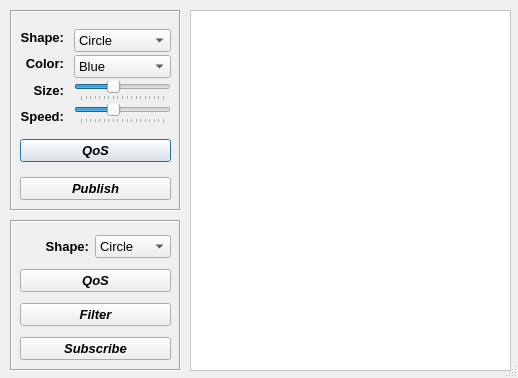
<?xml version="1.0" encoding="UTF-8"?>
<ui version="4.0">
 <class>ShapesDialog</class>
 <widget class="QDialog" name="ShapesDialog">
  <property name="windowModality">
   <enum>Qt::NonModal</enum>
  </property>
  <property name="enabled">
   <bool>true</bool>
  </property>
  <property name="geometry">
   <rect>
    <x>0</x>
    <y>0</y>
    <width>518</width>
    <height>378</height>
   </rect>
  </property>
  <property name="sizePolicy">
   <sizepolicy hsizetype="Fixed" vsizetype="Fixed">
    <horstretch>0</horstretch>
    <verstretch>0</verstretch>
   </sizepolicy>
  </property>
  <property name="minimumSize">
   <size>
    <width>518</width>
    <height>378</height>
   </size>
  </property>
  <property name="maximumSize">
   <size>
    <width>518</width>
    <height>378</height>
   </size>
  </property>
  <property name="focusPolicy">
   <enum>Qt::ClickFocus</enum>
  </property>
  <property name="windowTitle">
   <string>OpenSplice | DDS - iShapes Demo</string>
  </property>
  <property name="sizeGripEnabled">
   <bool>true</bool>
  </property>
  <property name="modal">
   <bool>false</bool>
  </property>
  <widget class="QFrame" name="frame">
   <property name="geometry">
    <rect>
     <x>10</x>
     <y>10</y>
     <width>171</width>
     <height>201</height>
    </rect>
   </property>
   <property name="font">
    <font>
     <family>Ubuntu</family>
     <pointsize>10</pointsize>
     <weight>75</weight>
     <italic>false</italic>
     <bold>true</bold>
    </font>
   </property>
   <property name="frameShape">
    <enum>QFrame::Box</enum>
   </property>
   <property name="frameShadow">
    <enum>QFrame::Sunken</enum>
   </property>
   <widget class="QWidget" name="layoutWidget">
    <property name="geometry">
     <rect>
      <x>10</x>
      <y>10</y>
      <width>151</width>
      <height>191</height>
     </rect>
    </property>
    <property name="font">
     <font>
      <family>Ubuntu</family>
      <pointsize>10</pointsize>
      <weight>75</weight>
      <italic>false</italic>
      <bold>true</bold>
     </font>
    </property>
    <layout class="QVBoxLayout" name="verticalLayout_3">
     <item>
      <layout class="QHBoxLayout" name="horizontalLayout">
       <property name="spacing">
        <number>10</number>
       </property>
       <item>
        <layout class="QVBoxLayout" name="verticalLayout">
         <item>
          <widget class="QLabel" name="wShapeLabel">
           <property name="font">
            <font>
             <family>Ubuntu</family>
             <pointsize>10</pointsize>
             <weight>75</weight>
             <italic>false</italic>
             <bold>true</bold>
             <stylestrategy>PreferAntialias</stylestrategy>
             <kerning>false</kerning>
            </font>
           </property>
           <property name="layoutDirection">
            <enum>Qt::LeftToRight</enum>
           </property>
           <property name="text">
            <string>Shape:</string>
           </property>
           <property name="alignment">
            <set>Qt::AlignRight|Qt::AlignTrailing|Qt::AlignVCenter</set>
           </property>
          </widget>
         </item>
         <item>
          <widget class="QLabel" name="colorLabel">
           <property name="font">
            <font>
             <family>Ubuntu</family>
             <pointsize>10</pointsize>
             <weight>75</weight>
             <italic>false</italic>
             <bold>true</bold>
             <stylestrategy>PreferAntialias</stylestrategy>
             <kerning>false</kerning>
            </font>
           </property>
           <property name="text">
            <string>Color:</string>
           </property>
           <property name="alignment">
            <set>Qt::AlignRight|Qt::AlignTrailing|Qt::AlignVCenter</set>
           </property>
          </widget>
         </item>
         <item>
          <widget class="QLabel" name="label">
           <property name="font">
            <font>
             <family>Ubuntu</family>
             <pointsize>10</pointsize>
             <weight>75</weight>
             <italic>false</italic>
             <bold>true</bold>
             <stylestrategy>PreferAntialias</stylestrategy>
             <kerning>false</kerning>
            </font>
           </property>
           <property name="text">
            <string>Size:</string>
           </property>
           <property name="alignment">
            <set>Qt::AlignRight|Qt::AlignTrailing|Qt::AlignVCenter</set>
           </property>
          </widget>
         </item>
         <item>
          <widget class="QLabel" name="label_2">
           <property name="font">
            <font>
             <family>Ubuntu</family>
             <pointsize>10</pointsize>
             <weight>75</weight>
             <italic>false</italic>
             <bold>true</bold>
             <stylestrategy>PreferAntialias</stylestrategy>
             <kerning>false</kerning>
            </font>
           </property>
           <property name="text">
            <string>Speed:</string>
           </property>
           <property name="alignment">
            <set>Qt::AlignRight|Qt::AlignTrailing|Qt::AlignVCenter</set>
           </property>
          </widget>
         </item>
        </layout>
       </item>
       <item>
        <layout class="QVBoxLayout" name="verticalLayout_2">
         <property name="spacing">
          <number>3</number>
         </property>
         <item>
          <widget class="QComboBox" name="wShapeList">
           <property name="font">
            <font>
             <family>Ubuntu</family>
             <pointsize>10</pointsize>
             <weight>50</weight>
             <italic>false</italic>
             <bold>false</bold>
             <stylestrategy>PreferAntialias</stylestrategy>
             <kerning>false</kerning>
            </font>
           </property>
           <item>
            <property name="text">
             <string>Circle</string>
            </property>
           </item>
           <item>
            <property name="text">
             <string>Square</string>
            </property>
           </item>
           <item>
            <property name="text">
             <string>Triangle</string>
            </property>
           </item>
          </widget>
         </item>
         <item>
          <widget class="QComboBox" name="colorList">
           <property name="font">
            <font>
             <family>Ubuntu</family>
             <pointsize>10</pointsize>
             <weight>50</weight>
             <italic>false</italic>
             <bold>false</bold>
             <stylestrategy>PreferAntialias</stylestrategy>
             <kerning>false</kerning>
            </font>
           </property>
           <item>
            <property name="text">
             <string>Blue</string>
            </property>
           </item>
           <item>
            <property name="text">
             <string>Red</string>
            </property>
           </item>
           <item>
            <property name="text">
             <string>Green</string>
            </property>
           </item>
           <item>
            <property name="text">
             <string>Orange</string>
            </property>
           </item>
           <item>
            <property name="text">
             <string>Yellow</string>
            </property>
           </item>
           <item>
            <property name="text">
             <string>Magenta</string>
            </property>
           </item>
           <item>
            <property name="text">
             <string>Cyan</string>
            </property>
           </item>
           <item>
            <property name="text">
             <string>Gray</string>
            </property>
           </item>
          </widget>
         </item>
         <item>
          <widget class="QSlider" name="sizeSlider">
           <property name="font">
            <font>
             <family>Ubuntu</family>
             <pointsize>10</pointsize>
             <weight>75</weight>
             <italic>true</italic>
             <bold>true</bold>
            </font>
           </property>
           <property name="minimum">
            <number>10</number>
           </property>
           <property name="maximum">
            <number>100</number>
           </property>
           <property name="singleStep">
            <number>10</number>
           </property>
           <property name="pageStep">
            <number>20</number>
           </property>
           <property name="value">
            <number>45</number>
           </property>
           <property name="sliderPosition">
            <number>45</number>
           </property>
           <property name="orientation">
            <enum>Qt::Horizontal</enum>
           </property>
           <property name="tickPosition">
            <enum>QSlider::TicksBelow</enum>
           </property>
           <property name="tickInterval">
            <number>5</number>
           </property>
          </widget>
         </item>
         <item>
          <widget class="QSlider" name="speedSlider">
           <property name="font">
            <font>
             <family>Ubuntu</family>
             <pointsize>10</pointsize>
             <weight>75</weight>
             <italic>true</italic>
             <bold>true</bold>
            </font>
           </property>
           <property name="minimum">
            <number>10</number>
           </property>
           <property name="maximum">
            <number>100</number>
           </property>
           <property name="singleStep">
            <number>10</number>
           </property>
           <property name="pageStep">
            <number>20</number>
           </property>
           <property name="value">
            <number>45</number>
           </property>
           <property name="sliderPosition">
            <number>45</number>
           </property>
           <property name="orientation">
            <enum>Qt::Horizontal</enum>
           </property>
           <property name="tickPosition">
            <enum>QSlider::TicksBelow</enum>
           </property>
           <property name="tickInterval">
            <number>5</number>
           </property>
          </widget>
         </item>
        </layout>
       </item>
      </layout>
     </item>
     <item>
      <widget class="QPushButton" name="pubQosButton">
       <property name="sizePolicy">
        <sizepolicy hsizetype="Minimum" vsizetype="Fixed">
         <horstretch>0</horstretch>
         <verstretch>0</verstretch>
        </sizepolicy>
       </property>
       <property name="font">
        <font>
         <family>Ubuntu</family>
         <pointsize>10</pointsize>
         <weight>75</weight>
         <italic>true</italic>
         <bold>true</bold>
         <stylestrategy>PreferAntialias</stylestrategy>
         <kerning>false</kerning>
        </font>
       </property>
       <property name="toolTip">
        <string>&lt;!DOCTYPE HTML PUBLIC &quot;-//W3C//DTD HTML 4.0//EN&quot; &quot;http://www.w3.org/TR/REC-html40/strict.dtd&quot;&gt;
&lt;html&gt;&lt;head&gt;&lt;meta name=&quot;qrichtext&quot; content=&quot;1&quot; /&gt;&lt;style type=&quot;text/css&quot;&gt;
p, li { white-space: pre-wrap; }
&lt;/style&gt;&lt;/head&gt;&lt;body style=&quot; font-family:'Ubuntu'; font-size:10pt; font-weight:400; font-style:normal;&quot;&gt;
&lt;p style=&quot; margin-top:0px; margin-bottom:0px; margin-left:0px; margin-right:0px; -qt-block-indent:0; text-indent:0px;&quot;&gt;Click to set custom QoS&lt;/p&gt;&lt;/body&gt;&lt;/html&gt;</string>
       </property>
       <property name="text">
        <string>QoS</string>
       </property>
       <property name="default">
        <bool>false</bool>
       </property>
       <property name="flat">
        <bool>false</bool>
       </property>
      </widget>
     </item>
     <item>
      <widget class="QPushButton" name="createWriterButton">
       <property name="sizePolicy">
        <sizepolicy hsizetype="Minimum" vsizetype="Fixed">
         <horstretch>0</horstretch>
         <verstretch>0</verstretch>
        </sizepolicy>
       </property>
       <property name="font">
        <font>
         <family>Ubuntu</family>
         <pointsize>10</pointsize>
         <weight>75</weight>
         <italic>true</italic>
         <bold>true</bold>
         <stylestrategy>PreferAntialias</stylestrategy>
         <kerning>false</kerning>
        </font>
       </property>
       <property name="toolTip">
        <string>&lt;!DOCTYPE HTML PUBLIC &quot;-//W3C//DTD HTML 4.0//EN&quot; &quot;http://www.w3.org/TR/REC-html40/strict.dtd&quot;&gt;
&lt;html&gt;&lt;head&gt;&lt;meta name=&quot;qrichtext&quot; content=&quot;1&quot; /&gt;&lt;style type=&quot;text/css&quot;&gt;
p, li { white-space: pre-wrap; }
&lt;/style&gt;&lt;/head&gt;&lt;body style=&quot; font-family:'Ubuntu'; font-size:10pt; font-weight:400; font-style:normal;&quot;&gt;
&lt;p style=&quot; margin-top:0px; margin-bottom:0px; margin-left:0px; margin-right:0px; -qt-block-indent:0; text-indent:0px;&quot;&gt;Click Publish Topic&lt;/p&gt;&lt;/body&gt;&lt;/html&gt;</string>
       </property>
       <property name="text">
        <string>Publish</string>
       </property>
      </widget>
     </item>
    </layout>
   </widget>
  </widget>
  <widget class="QFrame" name="frame_2">
   <property name="geometry">
    <rect>
     <x>10</x>
     <y>220</y>
     <width>171</width>
     <height>151</height>
    </rect>
   </property>
   <property name="font">
    <font>
     <family>Ubuntu</family>
     <pointsize>10</pointsize>
     <weight>75</weight>
     <italic>true</italic>
     <bold>true</bold>
    </font>
   </property>
   <property name="frameShape">
    <enum>QFrame::Box</enum>
   </property>
   <property name="frameShadow">
    <enum>QFrame::Sunken</enum>
   </property>
   <widget class="QWidget" name="layoutWidget">
    <property name="geometry">
     <rect>
      <x>10</x>
      <y>10</y>
      <width>151</width>
      <height>138</height>
     </rect>
    </property>
    <property name="font">
     <font>
      <family>Ubuntu</family>
      <pointsize>10</pointsize>
      <weight>75</weight>
      <italic>true</italic>
      <bold>true</bold>
     </font>
    </property>
    <layout class="QVBoxLayout" name="verticalLayout_4">
     <item>
      <layout class="QHBoxLayout" name="horizontalLayout_2">
       <item>
        <widget class="QLabel" name="label_3">
         <property name="font">
          <font>
           <family>Ubuntu</family>
           <pointsize>10</pointsize>
           <weight>75</weight>
           <italic>false</italic>
           <bold>true</bold>
           <stylestrategy>PreferAntialias</stylestrategy>
           <kerning>false</kerning>
          </font>
         </property>
         <property name="text">
          <string>Shape:</string>
         </property>
         <property name="alignment">
          <set>Qt::AlignRight|Qt::AlignTrailing|Qt::AlignVCenter</set>
         </property>
        </widget>
       </item>
       <item>
        <widget class="QComboBox" name="rShapeList">
         <property name="font">
          <font>
           <family>Ubuntu</family>
           <pointsize>10</pointsize>
           <weight>50</weight>
           <italic>false</italic>
           <bold>false</bold>
           <stylestrategy>PreferAntialias</stylestrategy>
           <kerning>false</kerning>
          </font>
         </property>
         <item>
          <property name="text">
           <string>Circle</string>
          </property>
         </item>
         <item>
          <property name="text">
           <string>Square</string>
          </property>
         </item>
         <item>
          <property name="text">
           <string>Triangle</string>
          </property>
         </item>
        </widget>
       </item>
      </layout>
     </item>
     <item>
      <widget class="QPushButton" name="subQosButton">
       <property name="font">
        <font>
         <family>Ubuntu</family>
         <pointsize>10</pointsize>
         <weight>75</weight>
         <italic>true</italic>
         <bold>true</bold>
         <stylestrategy>PreferAntialias</stylestrategy>
         <kerning>false</kerning>
        </font>
       </property>
       <property name="toolTip">
        <string>&lt;!DOCTYPE HTML PUBLIC &quot;-//W3C//DTD HTML 4.0//EN&quot; &quot;http://www.w3.org/TR/REC-html40/strict.dtd&quot;&gt;
&lt;html&gt;&lt;head&gt;&lt;meta name=&quot;qrichtext&quot; content=&quot;1&quot; /&gt;&lt;style type=&quot;text/css&quot;&gt;
p, li { white-space: pre-wrap; }
&lt;/style&gt;&lt;/head&gt;&lt;body style=&quot; font-family:'Ubuntu'; font-size:10pt; font-weight:400; font-style:normal;&quot;&gt;
&lt;p style=&quot; margin-top:0px; margin-bottom:0px; margin-left:0px; margin-right:0px; -qt-block-indent:0; text-indent:0px;&quot;&gt;Click to set custom QoS&lt;/p&gt;&lt;/body&gt;&lt;/html&gt;</string>
       </property>
       <property name="text">
        <string>QoS</string>
       </property>
      </widget>
     </item>
     <item>
      <widget class="QPushButton" name="filterButton">
       <property name="font">
        <font>
         <family>Ubuntu</family>
         <pointsize>10</pointsize>
         <weight>75</weight>
         <italic>true</italic>
         <bold>true</bold>
         <stylestrategy>PreferAntialias</stylestrategy>
         <kerning>false</kerning>
        </font>
       </property>
       <property name="toolTip">
        <string>&lt;!DOCTYPE HTML PUBLIC &quot;-//W3C//DTD HTML 4.0//EN&quot; &quot;http://www.w3.org/TR/REC-html40/strict.dtd&quot;&gt;
&lt;html&gt;&lt;head&gt;&lt;meta name=&quot;qrichtext&quot; content=&quot;1&quot; /&gt;&lt;style type=&quot;text/css&quot;&gt;
p, li { white-space: pre-wrap; }
&lt;/style&gt;&lt;/head&gt;&lt;body style=&quot; font-family:'Ubuntu'; font-size:10pt; font-weight:400; font-style:normal;&quot;&gt;
&lt;p style=&quot; margin-top:0px; margin-bottom:0px; margin-left:0px; margin-right:0px; -qt-block-indent:0; text-indent:0px;&quot;&gt;Click to set custom filters&lt;/p&gt;&lt;/body&gt;&lt;/html&gt;</string>
       </property>
       <property name="text">
        <string>Filter</string>
       </property>
      </widget>
     </item>
     <item>
      <widget class="QPushButton" name="createReaderButton">
       <property name="font">
        <font>
         <family>Ubuntu</family>
         <pointsize>10</pointsize>
         <weight>75</weight>
         <italic>true</italic>
         <bold>true</bold>
         <stylestrategy>PreferAntialias</stylestrategy>
         <kerning>false</kerning>
        </font>
       </property>
       <property name="toolTip">
        <string>&lt;!DOCTYPE HTML PUBLIC &quot;-//W3C//DTD HTML 4.0//EN&quot; &quot;http://www.w3.org/TR/REC-html40/strict.dtd&quot;&gt;
&lt;html&gt;&lt;head&gt;&lt;meta name=&quot;qrichtext&quot; content=&quot;1&quot; /&gt;&lt;style type=&quot;text/css&quot;&gt;
p, li { white-space: pre-wrap; }
&lt;/style&gt;&lt;/head&gt;&lt;body style=&quot; font-family:'Ubuntu'; font-size:10pt; font-weight:400; font-style:normal;&quot;&gt;
&lt;p style=&quot; margin-top:0px; margin-bottom:0px; margin-left:0px; margin-right:0px; -qt-block-indent:0; text-indent:0px;&quot;&gt;Click Subscribe to Topic&lt;/p&gt;&lt;/body&gt;&lt;/html&gt;</string>
       </property>
       <property name="text">
        <string>Subscribe</string>
       </property>
      </widget>
     </item>
    </layout>
   </widget>
  </widget>
  <widget class="QFrame" name="renderFrame">
   <property name="geometry">
    <rect>
     <x>190</x>
     <y>10</y>
     <width>321</width>
     <height>361</height>
    </rect>
   </property>
   <property name="sizePolicy">
    <sizepolicy hsizetype="Preferred" vsizetype="Preferred">
     <horstretch>0</horstretch>
     <verstretch>0</verstretch>
    </sizepolicy>
   </property>
   <property name="minimumSize">
    <size>
     <width>240</width>
     <height>360</height>
    </size>
   </property>
   <property name="maximumSize">
    <size>
     <width>500</width>
     <height>380</height>
    </size>
   </property>
   <property name="palette">
    <palette>
     <active>
      <colorrole role="Base">
       <brush brushstyle="SolidPattern">
        <color alpha="255">
         <red>255</red>
         <green>255</green>
         <blue>255</blue>
        </color>
       </brush>
      </colorrole>
      <colorrole role="Window">
       <brush brushstyle="SolidPattern">
        <color alpha="255">
         <red>255</red>
         <green>255</green>
         <blue>255</blue>
        </color>
       </brush>
      </colorrole>
     </active>
     <inactive>
      <colorrole role="Base">
       <brush brushstyle="SolidPattern">
        <color alpha="255">
         <red>255</red>
         <green>255</green>
         <blue>255</blue>
        </color>
       </brush>
      </colorrole>
      <colorrole role="Window">
       <brush brushstyle="SolidPattern">
        <color alpha="255">
         <red>255</red>
         <green>255</green>
         <blue>255</blue>
        </color>
       </brush>
      </colorrole>
     </inactive>
     <disabled>
      <colorrole role="Base">
       <brush brushstyle="SolidPattern">
        <color alpha="255">
         <red>255</red>
         <green>255</green>
         <blue>255</blue>
        </color>
       </brush>
      </colorrole>
      <colorrole role="Window">
       <brush brushstyle="SolidPattern">
        <color alpha="255">
         <red>255</red>
         <green>255</green>
         <blue>255</blue>
        </color>
       </brush>
      </colorrole>
     </disabled>
    </palette>
   </property>
   <property name="font">
    <font>
     <family>Ubuntu</family>
     <pointsize>10</pointsize>
     <weight>75</weight>
     <italic>true</italic>
     <bold>true</bold>
    </font>
   </property>
   <property name="autoFillBackground">
    <bool>true</bool>
   </property>
   <property name="frameShape">
    <enum>QFrame::StyledPanel</enum>
   </property>
   <property name="frameShadow">
    <enum>QFrame::Raised</enum>
   </property>
  </widget>
  <zorder>frame_2</zorder>
  <zorder>renderFrame</zorder>
  <zorder>frame</zorder>
 </widget>
 <resources/>
 <connections>
  <connection>
   <sender>createWriterButton</sender>
   <signal>clicked()</signal>
   <receiver>ShapesDialog</receiver>
   <slot>onPublishButtonClicked()</slot>
   <hints>
    <hint type="sourcelabel">
     <x>107</x>
     <y>221</y>
    </hint>
    <hint type="destinationlabel">
     <x>111</x>
     <y>220</y>
    </hint>
   </hints>
  </connection>
  <connection>
   <sender>createReaderButton</sender>
   <signal>clicked()</signal>
   <receiver>ShapesDialog</receiver>
   <slot>onSubscribeButtonClicked()</slot>
   <hints>
    <hint type="sourcelabel">
     <x>85</x>
     <y>346</y>
    </hint>
    <hint type="destinationlabel">
     <x>89</x>
     <y>350</y>
    </hint>
   </hints>
  </connection>
  <connection>
   <sender>pubQosButton</sender>
   <signal>clicked()</signal>
   <receiver>ShapesDialog</receiver>
   <slot>onWriterQosButtonClicked()</slot>
   <hints>
    <hint type="sourcelabel">
     <x>126</x>
     <y>172</y>
    </hint>
    <hint type="destinationlabel">
     <x>181</x>
     <y>425</y>
    </hint>
   </hints>
  </connection>
  <connection>
   <sender>subQosButton</sender>
   <signal>clicked()</signal>
   <receiver>ShapesDialog</receiver>
   <slot>onReaderQosButtonClicked()</slot>
   <hints>
    <hint type="sourcelabel">
     <x>143</x>
     <y>292</y>
    </hint>
    <hint type="destinationlabel">
     <x>155</x>
     <y>522</y>
    </hint>
   </hints>
  </connection>
  <connection>
   <sender>filterButton</sender>
   <signal>clicked()</signal>
   <receiver>ShapesDialog</receiver>
   <slot>onFilterButtonClicked()</slot>
   <hints>
    <hint type="sourcelabel">
     <x>100</x>
     <y>312</y>
    </hint>
    <hint type="destinationlabel">
     <x>354</x>
     <y>189</y>
    </hint>
   </hints>
  </connection>
 </connections>
 <slots>
  <slot>onPublishButtonClicked()</slot>
  <slot>onSubscribeButtonClicked()</slot>
  <slot>onWriterQosButtonClicked()</slot>
  <slot>onReaderQosButtonClicked()</slot>
  <slot>onFilterButtonClicked()</slot>
 </slots>
</ui>
